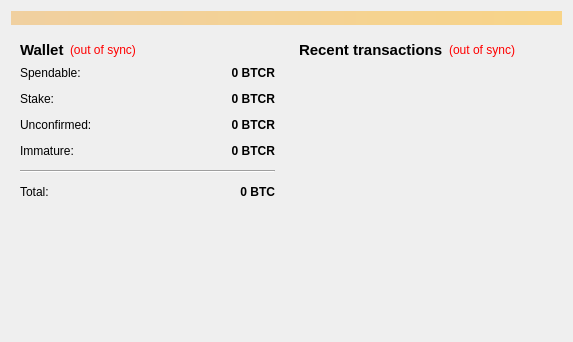
<?xml version="1.0" encoding="UTF-8"?>
<ui version="4.0">
 <class>OverviewPage</class>
 <widget class="QWidget" name="OverviewPage">
  <property name="geometry">
   <rect>
    <x>0</x>
    <y>0</y>
    <width>573</width>
    <height>342</height>
   </rect>
  </property>
  <property name="windowTitle">
   <string>Form</string>
  </property>
  <layout class="QVBoxLayout" name="topLayout">
   <item>
    <widget class="QLabel" name="labelAlerts">
     <property name="visible">
      <bool>false</bool>
     </property>
     <property name="styleSheet">
      <string notr="true">background-color: qlineargradient(x1: 0, y1: 0, x2: 1, y2: 0, stop:0 #F0D0A0, stop:1 #F8D488);  color:#000000
</string>
     </property>
     <property name="wordWrap">
      <bool>true</bool>
     </property>
     <property name="margin">
      <number>3</number>
     </property>
    </widget>
   </item>
   <item>
    <layout class="QHBoxLayout" name="horizontalLayout" stretch="1,1">
     <item>
      <layout class="QVBoxLayout" name="verticalLayout_2">
       <item>
        <widget class="QWidget" name="widget" native="true">
         <layout class="QVBoxLayout" name="verticalLayout_4">
          <item>
           <layout class="QHBoxLayout" name="horizontalLayout_4">
            <item>
             <widget class="QLabel" name="label_5">
              <property name="font">
               <font>
                <pointsize>11</pointsize>
                <weight>75</weight>
                <bold>true</bold>
               </font>
              </property>
              <property name="text">
               <string>Wallet</string>
              </property>
             </widget>
            </item>
            <item>
             <widget class="QLabel" name="labelWalletStatus">
              <property name="toolTip">
               <string>The displayed information may be out of date. Your wallet automatically synchronizes with the BitCurrency network after a connection is established, but this process has not completed yet.</string>
              </property>
              <property name="styleSheet">
               <string notr="true">QLabel { color: red; }</string>
              </property>
              <property name="text">
               <string notr="true">(out of sync)</string>
              </property>
              <property name="alignment">
               <set>Qt::AlignLeading|Qt::AlignLeft|Qt::AlignVCenter</set>
              </property>
             </widget>
            </item>
            <item>
             <spacer name="horizontalSpacer_2">
              <property name="orientation">
               <enum>Qt::Horizontal</enum>
              </property>
              <property name="sizeHint" stdset="0">
               <size>
                <width>40</width>
                <height>20</height>
               </size>
              </property>
             </spacer>
            </item>
           </layout>
          </item>
          <item>
           <layout class="QFormLayout" name="formLayout_2">
            <property name="fieldGrowthPolicy">
             <enum>QFormLayout::AllNonFixedFieldsGrow</enum>
            </property>
            <property name="horizontalSpacing">
             <number>12</number>
            </property>
            <property name="verticalSpacing">
             <number>12</number>
            </property>
            <item row="0" column="0">
             <widget class="QLabel" name="label">
              <property name="text">
               <string>Spendable:</string>
              </property>
             </widget>
            </item>
            <item row="0" column="1">
             <widget class="QLabel" name="labelBalance">
              <property name="font">
               <font>
                <weight>75</weight>
                <bold>true</bold>
               </font>
              </property>
              <property name="cursor">
               <cursorShape>IBeamCursor</cursorShape>
              </property>
              <property name="toolTip">
               <string>Your current spendable balance</string>
              </property>
              <property name="text">
               <string notr="true">0 BTCR</string>
              </property>
              <property name="alignment">
               <set>Qt::AlignRight|Qt::AlignTrailing|Qt::AlignVCenter</set>
              </property>
              <property name="textInteractionFlags">
               <set>Qt::LinksAccessibleByMouse|Qt::TextSelectableByKeyboard|Qt::TextSelectableByMouse</set>
              </property>
             </widget>
            </item>
            <item row="1" column="0">
             <widget class="QLabel" name="label_6">
              <property name="text">
               <string>Stake:</string>
              </property>
             </widget>
            </item>
            <item row="1" column="1">
             <widget class="QLabel" name="labelStake">
              <property name="font">
               <font>
                <weight>75</weight>
                <bold>true</bold>
               </font>
              </property>
              <property name="cursor">
               <cursorShape>IBeamCursor</cursorShape>
              </property>
              <property name="toolTip">
               <string>Total of coins that was staked, and do not yet count toward the current balance</string>
              </property>
              <property name="text">
               <string notr="true">0 BTCR</string>
              </property>
              <property name="alignment">
               <set>Qt::AlignRight|Qt::AlignTrailing|Qt::AlignVCenter</set>
              </property>
              <property name="textInteractionFlags">
               <set>Qt::LinksAccessibleByMouse|Qt::TextSelectableByKeyboard|Qt::TextSelectableByMouse</set>
              </property>
             </widget>
            </item>
            <item row="2" column="0">
             <widget class="QLabel" name="label_3">
              <property name="text">
               <string>Unconfirmed:</string>
              </property>
             </widget>
            </item>
            <item row="2" column="1">
             <widget class="QLabel" name="labelUnconfirmed">
              <property name="font">
               <font>
                <weight>75</weight>
                <bold>true</bold>
               </font>
              </property>
              <property name="cursor">
               <cursorShape>IBeamCursor</cursorShape>
              </property>
              <property name="toolTip">
               <string>Total of transactions that have yet to be confirmed, and do not yet count toward the current balance</string>
              </property>
              <property name="text">
               <string notr="true">0 BTCR</string>
              </property>
              <property name="alignment">
               <set>Qt::AlignRight|Qt::AlignTrailing|Qt::AlignVCenter</set>
              </property>
              <property name="textInteractionFlags">
               <set>Qt::LinksAccessibleByMouse|Qt::TextSelectableByKeyboard|Qt::TextSelectableByMouse</set>
              </property>
             </widget>
            </item>
            <item row="3" column="0">
             <widget class="QLabel" name="labelImmatureText">
              <property name="text">
               <string>Immature:</string>
              </property>
             </widget>
            </item>
            <item row="3" column="1">
             <widget class="QLabel" name="labelImmature">
              <property name="font">
               <font>
                <weight>75</weight>
                <bold>true</bold>
               </font>
              </property>
              <property name="toolTip">
               <string>Mined balance that has not yet matured</string>
              </property>
              <property name="text">
               <string notr="true">0 BTCR</string>
              </property>
              <property name="alignment">
               <set>Qt::AlignRight|Qt::AlignTrailing|Qt::AlignVCenter</set>
              </property>
              <property name="textInteractionFlags">
               <set>Qt::LinksAccessibleByMouse|Qt::TextSelectableByKeyboard|Qt::TextSelectableByMouse</set>
              </property>
             </widget>
            </item>
            <item row="4" column="0" colspan="2">
             <widget class="Line" name="line">
              <property name="orientation">
               <enum>Qt::Horizontal</enum>
              </property>
             </widget>
            </item>
            <item row="5" column="0">
             <widget class="QLabel" name="labelTotalText">
              <property name="text">
               <string>Total:</string>
              </property>
             </widget>
            </item>
            <item row="5" column="1">
             <widget class="QLabel" name="labelTotal">
              <property name="font">
               <font>
                <weight>75</weight>
                <bold>true</bold>
               </font>
              </property>
              <property name="cursor">
               <cursorShape>IBeamCursor</cursorShape>
              </property>
              <property name="toolTip">
               <string>Your current total balance</string>
              </property>
              <property name="text">
               <string notr="true">0 BTC</string>
              </property>
              <property name="alignment">
               <set>Qt::AlignRight|Qt::AlignTrailing|Qt::AlignVCenter</set>
              </property>
              <property name="textInteractionFlags">
               <set>Qt::LinksAccessibleByMouse|Qt::TextSelectableByKeyboard|Qt::TextSelectableByMouse</set>
              </property>
             </widget>
            </item>
           </layout>
          </item>
         </layout>
        </widget>
       </item>
       <item>
        <spacer name="verticalSpacer">
         <property name="orientation">
          <enum>Qt::Vertical</enum>
         </property>
         <property name="sizeHint" stdset="0">
          <size>
           <width>20</width>
           <height>40</height>
          </size>
         </property>
        </spacer>
       </item>
      </layout>
     </item>
     <item>
      <layout class="QVBoxLayout" name="verticalLayout_3">
       <item>
        <widget class="QWidget" name="widget_2" native="true">
         <layout class="QVBoxLayout" name="verticalLayout">
          <item>
           <layout class="QHBoxLayout" name="horizontalLayout_2">
            <item>
             <widget class="QLabel" name="label_4">
              <property name="font">
               <font>
                <pointsize>11</pointsize>
                <weight>75</weight>
                <bold>true</bold>
               </font>
              </property>
              <property name="text">
               <string>&lt;b&gt;Recent transactions&lt;/b&gt;</string>
              </property>
             </widget>
            </item>
            <item>
             <widget class="QLabel" name="labelTransactionsStatus">
              <property name="toolTip">
               <string>The displayed information may be out of date. Your wallet automatically synchronizes with the BitCurrency network after a connection is established, but this process has not completed yet.</string>
              </property>
              <property name="styleSheet">
               <string notr="true">QLabel { color: red; }</string>
              </property>
              <property name="text">
               <string notr="true">(out of sync)</string>
              </property>
              <property name="alignment">
               <set>Qt::AlignRight|Qt::AlignTrailing|Qt::AlignVCenter</set>
              </property>
             </widget>
            </item>
            <item>
             <spacer name="horizontalSpacer">
              <property name="orientation">
               <enum>Qt::Horizontal</enum>
              </property>
              <property name="sizeHint" stdset="0">
               <size>
                <width>40</width>
                <height>20</height>
               </size>
              </property>
             </spacer>
            </item>
           </layout>
          </item>
          <item>
           <widget class="QListView" name="listTransactions">
            <property name="styleSheet">
             <string notr="true">QListView { background: transparent; }</string>
            </property>
            <property name="frameShape">
             <enum>QFrame::NoFrame</enum>
            </property>
            <property name="verticalScrollBarPolicy">
             <enum>Qt::ScrollBarAlwaysOff</enum>
            </property>
            <property name="horizontalScrollBarPolicy">
             <enum>Qt::ScrollBarAlwaysOff</enum>
            </property>
            <property name="selectionMode">
             <enum>QAbstractItemView::NoSelection</enum>
            </property>
           </widget>
          </item>
         </layout>
        </widget>
       </item>
      </layout>
     </item>
    </layout>
   </item>
  </layout>
 </widget>
 <resources/>
 <connections/>
</ui>
